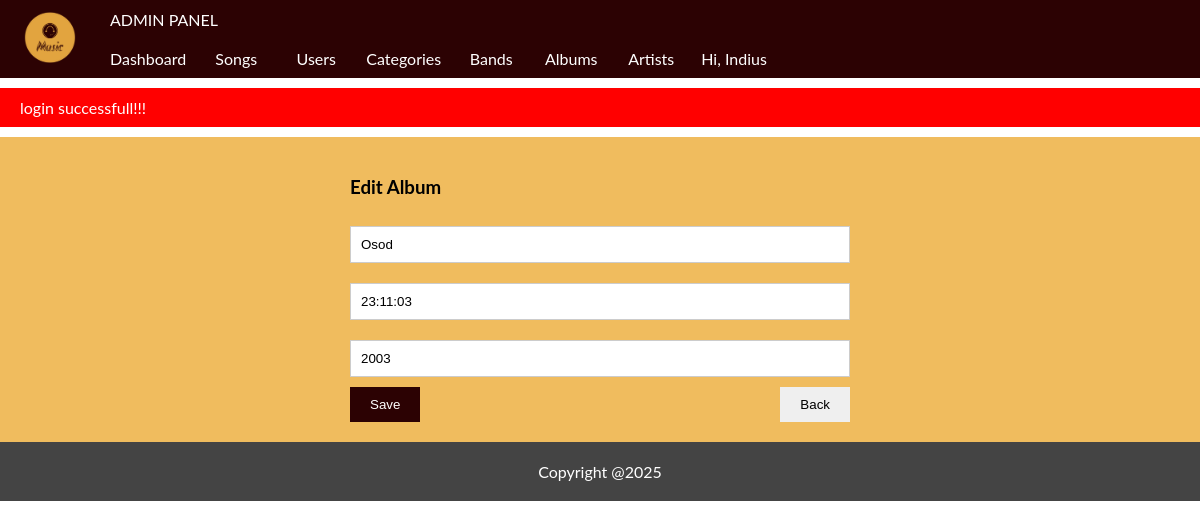
The app's page /Proiect/public/admin/albums/edit/41 (signed in) with its own data.
### tables this page shows
CREATE TABLE IF NOT EXISTS `albums` (
  `id` int NOT NULL AUTO_INCREMENT,
  `titlu` varchar(200) NOT NULL,
  `an_aparitie` year NOT NULL,
  `id_band` int NOT NULL,
  `durata` time NOT NULL,
  PRIMARY KEY (`id`),
  KEY `fk_album_band` (`id_band`)
);

### Proiect/app/core/functions.php (called while the page is built, shortened)
<?php
function db_connect()
{
	$string = DBDRIVER.":hostname=".DBHOST.";dbname=".DBNAME;
	$con = new PDO($string, DBUSER, DBPASS);
	return $con;
}
function db_query_one($query , $data = array()){
	$con = db_connect();
	$stm = $con ->prepare($query);
	if($stm){
		$check = $stm -> execute($data);
		if($check){
			$result = $stm ->fetchAll(PDO::FETCH_ASSOC);
			if(is_array($result)&& count($result)>0){
				return $result[0];
			}
		}
	}
	return false;
}
function set_value($key, $default = '')
{
	if(!empty($_POST[$key]))
	{
		return $_POST[$key];
	}else{
		return $default;
	}
	return '';
}

### Proiect/app/pages/admin/albums.php (the view, shortened to what this page needs)
<?php
if($action == 'add'){
	if($_SERVER['REQUEST_METHOD'] == "POST")
	{
		$errors = [];
		if(empty($_POST['titlu']))
		{
			$errors['titlu'] = "a name is required";
		}else
		if(!preg_match("/^[a-zA-Z \&\-]+$/", $_POST['titlu']))
		{
			$errors['titlu'] = "a name can only have letters & spaces";
		}
		if(empty($errors))
		{
			$values = [];
			$values['titlu'] = trim($_POST['titlu']);
			$values['durata'] = trim($_POST['durata']);
			$values['an_aparitie'] = trim($_POST['an_aparitie']);
			$values['id_band'] = trim($_POST['id_band']);
			$query = "insert into albums (titlu,durata,an_aparitie,id_band) values (:titlu,:durata,:an_aparitie,:id_band)";
			db_query($query, $values);
			message("Album created successfully!!!");
			redirect('admin/albums');
		}
	}
}else
if($action == 'edit'){
	$query = "select * from albums where id = :id limit 1";
  		$row = db_query_one($query,['id'=>$id]);
}
?>
	<section class = "admin-content" style = "min-height: 200px;">
  <?php if($action == 'add'):?>
  	<div style ="max-width: 500px;margin: auto;">
  		<form method="post">
  			<h3>Add New Album</h3>
  			<input class="form-control my-1"  value="<?=set_value('titlu')?>" type="text" name="titlu" placeholder="Title">
  			<?php if(!empty($errors['titlu'])):?>
  			<small class="error"><?=$errors['titlu']?></small>
  		<?php endif;?>
  			<input class="form-control my-1"  value="<?=set_value('an_aparitie')?>" type="text" name="an_aparitie" placeholder="Release Year">
  			<?php if(!empty($errors['an_aparitie'])):?>
  			<small class="error"><?=$errors['an_aparitie']?></small>
  		<?php endif;?>
  			<input class="form-control my-1"  value="<?=set_value('durata')?>" type="text" name="durata" placeholder="Duration">
  			<?php if(!empty($errors['durata'])):?>
  			<small class="error"><?=$errors['durata']?></small>
  		<?php endif;?>
  		<?php
  			$query = "select * from bands";
  			$banduri = db_query($query);
  		?>
  			<select name="id_band" class = "form-control my-1">
  				<option value="">--Band--</option>
  				<?php if(!empty($banduri)):?>
  					<?php foreach($banduri as $bnd):?>
  				<option <?=set_select('id_band', $bnd['id'] )?> value="<?=$bnd['id']?>"><?=$bnd['nume']?></option>
  				  			<?php endforeach;?>
  			<?php endif;?>
  			</select>
  			<?php if(!empty($errors['id_categorie'])):?>
  			<small class="error"><?=$errors['id_categorie']?></small>
  		<?php endif;?>
  			<button class ="btn bg-purple">Save</button>
  			<a href="<?ROOT?>/admin/albums">
  			<button type="button" class="float-end btn">Back</button>
  		</a>
  		</form>
  	</div>
  <?php elseif($action == 'edit'):?>
  		<div style ="max-width: 500px;margin: auto;">
  		<form method="post">
  			<h3>Edit Album</h3>
  			<?php if(!empty($row)):?>
  			<input class="form-control my-1"  value="<?=set_value('titlu', $row['titlu'])?>" type="text" name="titlu" placeholder=" Title">
  			<?php if(!empty($row)):?>
  			<input class="form-control my-1"  value="<?=set_value('durata', $row['durata'])?>" type="text" name="durata" placeholder="Duration">
  			<?php if(!empty($row)):?>
  			<input class="form-control my-1"  value="<?=set_value('an_aparitie', $row['an_aparitie'])?>" type="text" name="an_aparitie" placeholder=" Release year">
  		<?php endif;?>
  			<?php endif;?>
  			<button class ="btn bg-purple">Save</button>
  			<a href="<?=ROOT?>/admin/albums">
  			<button type="button" class="float-end btn">Back</button>
  		</a>
  		<?php endif;?>
  		</form>
  	</div>
  <?php endif;?>
	</section>

### Proiect/public/assets/css/style.css (style rules this page uses)
* { box-sizing: border-box; }
body { min-width: 350px; font-family: lato, sans-serif, tahoma; margin: 0px; padding: 0px; }
body a { text-decoration: none; }
.float-end { float:right; }
.form-control { width: 100%; padding: 10px; border:solid thin #ccc; }
.btn { border: none; padding: 10px 20px; cursor: pointer; }
.bg-purple { background-color: #2C0203; color:white; }
.my-1 { margin-top: 10px; margin-bottom: 10px; }
.admin-content { padding: 20px; background-color: #f0bc5e; }

### records on screen
albums: titlu "Osod", durata "23:11:03", an_aparitie "2003"

### other values on screen
user('username') "Indius"
message('', true) "login successfull!!!"
